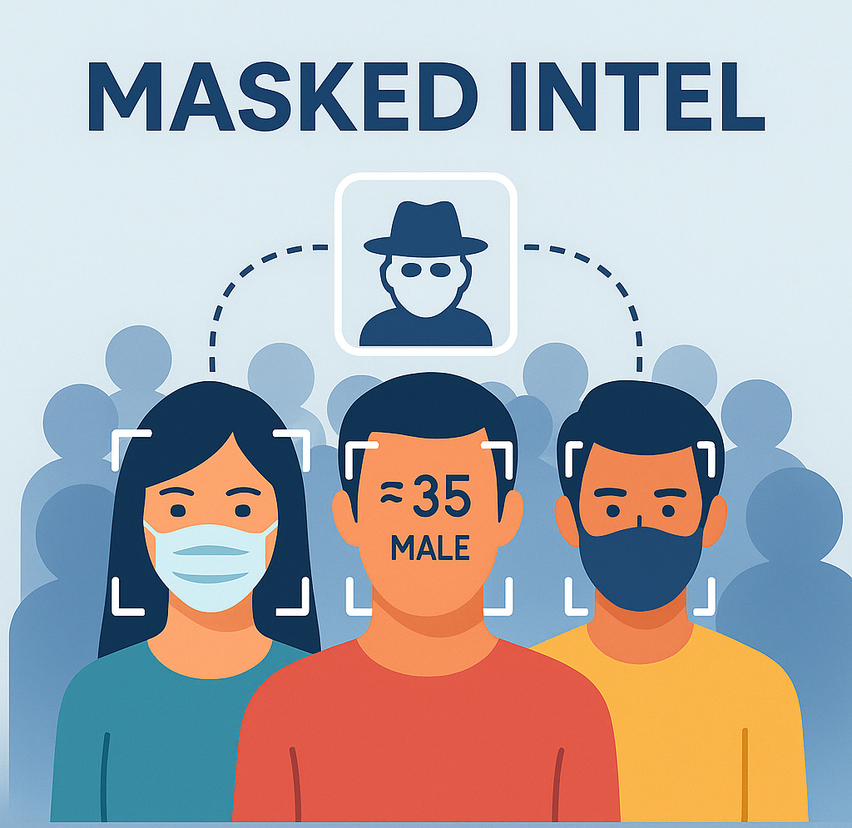
#> input picture about-image.png, 852 x 828 px, shrunk from 1024 x 995 before the run
$ python face_detect.py
#> lines starting #> are read from the running program, lines starting #| are printed output that depends on the picture
import cv2
import tkinter as tk
from tkinter import filedialog

root = tk.Tk()
root.withdraw()

image_path = filedialog.askopenfilename(
    title="Select an image for face detection",
    filetypes=[("Image files", "*.jpg *.jpeg *.png *.bmp")]
)
#> the answer given: about-image.png

if not image_path:
    print("No image selected.")
    exit()

print(f" Selected file: {image_path}")

face_cascade = cv2.CascadeClassifier(cv2.data.haarcascades + 'haarcascade_frontalface_default.xml')

img = cv2.imread(image_path)
#> img is the input picture: shape (828, 852, 3); mean B, G, R 175.8, 173.2, 174.8
if img is None:
    print("Failed to load image.")
    exit()


gray = cv2.cvtColor(img, cv2.COLOR_BGR2GRAY)
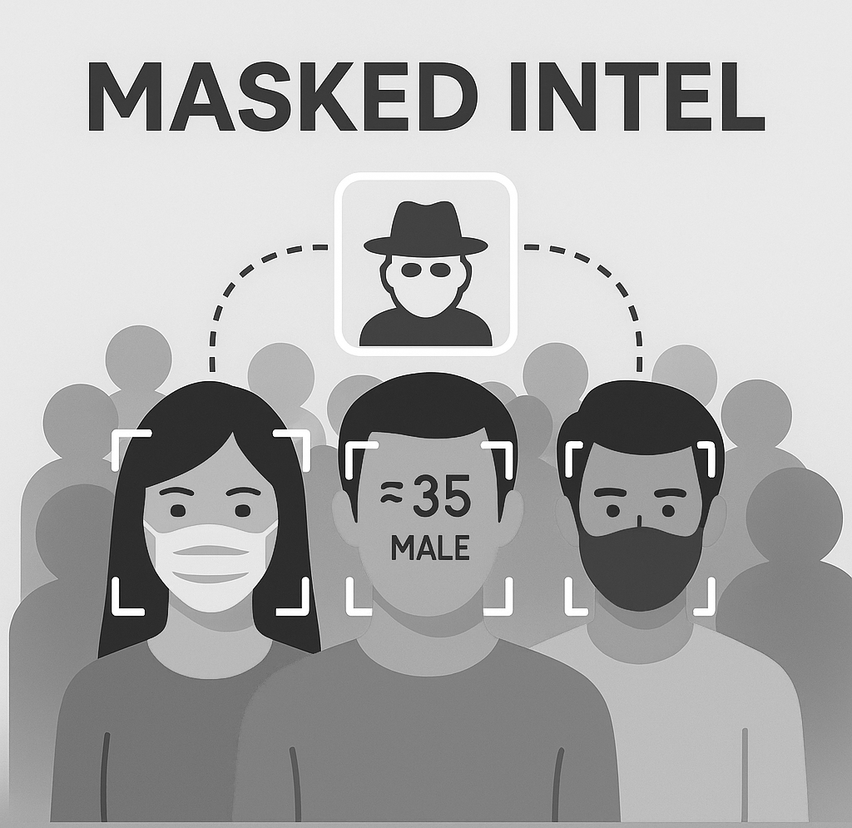
#> gray: shape (828, 852); min 0, max 255, mean 173.9

faces = face_cascade.detectMultiScale(gray, scaleFactor=1.1, minNeighbors=5)
#> faces = [[389, 244, 72, 72], [126, 446, 169, 169]]


if len(faces) > 0:
    print(f"Face(s) detected: {len(faces)}")
#| Face(s) detected: 2
else:
    print("No face detected.")
